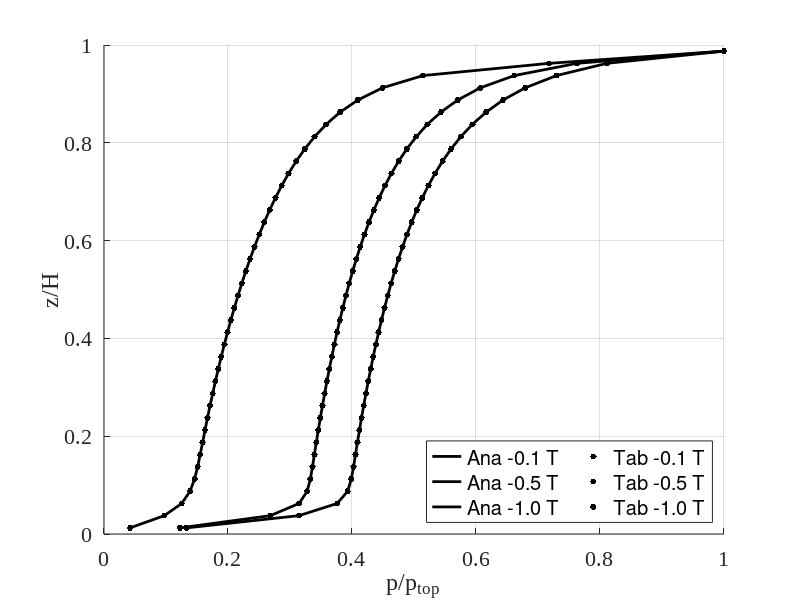
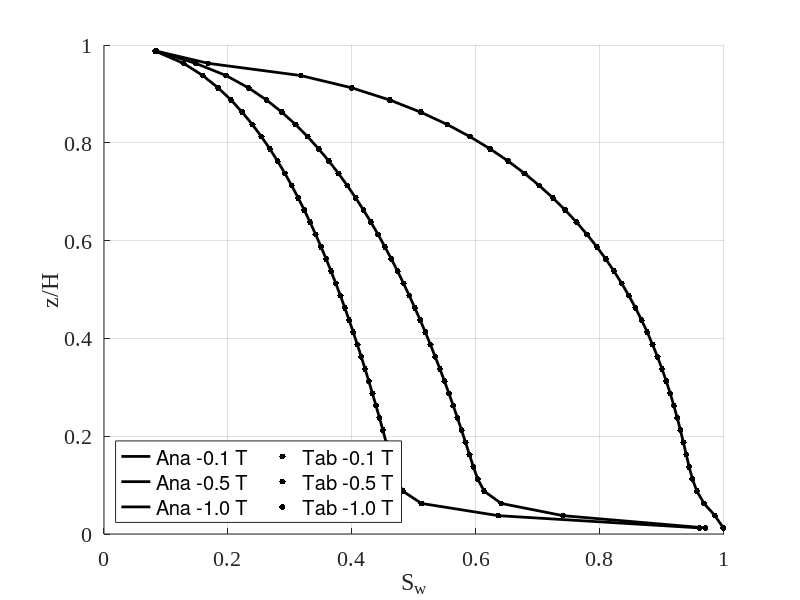

Here is the MATLAB script that generated these plots, in order:
% This file is a comparison of two approaches to describing two variables,
% the saturation and the relative permeability. The first approach proposes
% an analytical expression for these variables, while the second approach
% relies on interpolated values from a table.

close all;
clear;
clc;
figures_dir = 'Figs/';
image_dir = strcat(pwd,'/',figures_dir);
load("Inputs/Solution/output1B.mat")
pressplotA=pressplot;
swplotA=swplot;

load("Inputs/Solution/output3B.mat")
pressplotC=pressplot;
swplotC=swplot;

t = [10 50 100];
t_max = t(end);
t = t/t_max;
tAnalytical = strcat("Ana - ",num2str(t',"%.1f")," T");
tTabular = strcat("Tab - ",num2str(t',"%.1f")," T");
tstr = strcat([tAnalytical; tTabular]);


figure('Position', [100, 100, 700, 700])
hold on
plot(pressplotA./(pressplotA(pos,:)),ptsZ,'k-', 'LineWidth', 2, 'MarkerSize', 14);
plot(pressplotC./(pressplotC(pos,:)),ptsZ,'k.', 'LineWidth', 2, 'MarkerSize', 14);
xlabel('p/p_{top}')
ylabel('z/H')
legend(tstr, 'Location', 'southeast', 'NumColumns', 2)
set(gca,'FontName', 'Liberation Serif', 'FontSize', 16, 'XGrid', 'on', 'YGrid', 'on')
% export figure with quality
stmp = strcat(image_dir,'pressure_validation','.png');
exportgraphics(gcf,stmp,'Resolution',400)


figure('Position', [100, 100, 700, 700])
hold on
plot(swplotA,ptsZ,'k-', 'LineWidth', 2, 'MarkerSize', 14);
plot(swplotC,ptsZ,'k.', 'LineWidth', 2, 'MarkerSize', 14);
xlabel('S_w')
ylabel('z/H')
legend(tstr, 'Location', 'southwest', 'NumColumns', 2)
set(gca,'FontName', 'Liberation Serif', 'FontSize', 16, 'XGrid', 'on', 'YGrid', 'on')
% export figure with quality
stmp = strcat(image_dir,'saturation_validation', '.png');
exportgraphics(gcf,stmp,'Resolution',400)
